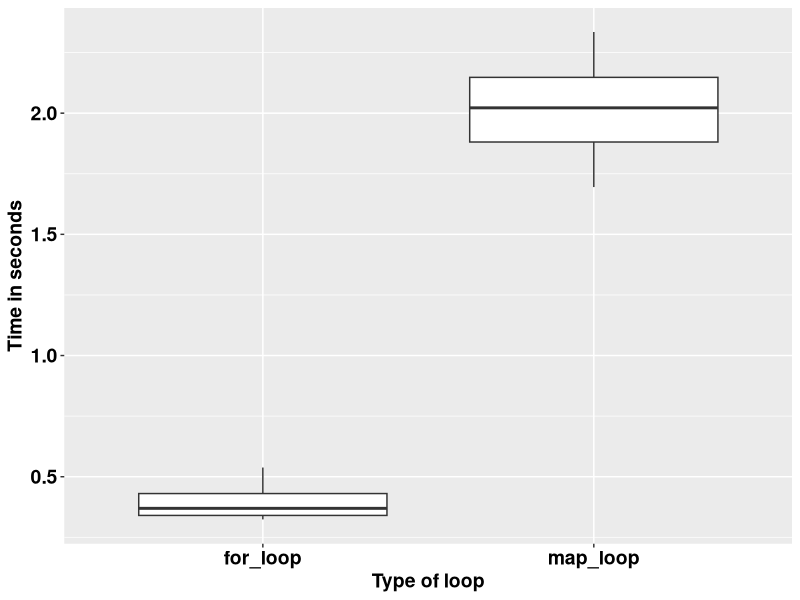

Recreate this plot in R.
## ---- chunk 1
knitr::opts_chunk$set(echo = TRUE)
## ---- chunk 2
square <- function(a) a**2
square(3)
## ---- chunk 3
square <- function(b){
  b**2
}
square(3)
## ---- chunk 4
square <- function(c){
  product <- c**2
  return(product)
}
square(3)
## ---- chunk 5
square <- function(d){
  product <- d**2
  print(product)
}
square(5)
## ---- chunk 6
square <- function(e){
  product <- e**2
  (product)
}
square(9)
## ---- chunk 7
square <- function(f){
  product <- f**2
  show(product)
}
square(9)
## ---- chunk 8
square_root <- function(b){
  product <- b^0.5
  return(product/2)
}
square_root(9)
## ---- chunk 9
square_root
## ---- chunk 10
square(-10:10)
## ---- chunk 11
square_root(c(-26, 1:15, 158))
## ---- chunk 12
m <- list(12, 18, 345)
square_root(m[[3]])
## ---- chunk 13
rescale <- function(x){
  m <- mean(x)
  s <- sd(x)
  (x - m) / s
}
rescale(c(52, 58, 46, 99))
## ---- chunk 14
rescale <- function(x, only_translate){
  m <- mean(x)
  translated <- x - m
  if (only_translate) return(translated)
  s <- sd(x)
  translated / s
}

rescale(x = 1:4, only_translate = TRUE)
## ---- chunk 15
rescale <- function(x, only_translate){
  m <- mean(x)
  translated <- x - m
  if (only_translate) return(translated)
  s <- sd(x)
  translated / s
}

rescale(x = 1:4, only_translate = FALSE)
## ---- chunk 16
rescale( only_translate = TRUE, x = 1:4)
## ---- chunk 17
rescale(x = 1:4, TRUE)
rescale(TRUE, x = 1:4)
rescale(1:4, only_translate = T)
rescale(only_translate = T, 1:4)
## ---- chunk 18
rescale(1:4, o = T)
rescale(o = T, 1:4)
## ---- chunk 19
rescale <- function(x, only_translate = FALSE){
  m <- mean(x)
  translated <- x - m
  if(only_translate) return(translated)
  s <- sd(x)
  translated / s
}
## ---- chunk 20
rescale(1:4) # This runs with only_translate being taken as FALSE by default.
## ---- chunk 21
rescale <- function(x, ...){
  m <- mean(x, ...)
  s <- sd(x, ...)
  (x - m) / s
}

rescale(1:4)
## ---- chunk 22
x <- c(NA, 1:3)
rescale(x)
## ---- chunk 23
x <- c(NA, 1:3)
rescale(x, na.rm = TRUE)
## ---- chunk 24
some_function <- function(x) x
other_function <- function(x, ...) x
# some_function(1:4, foo = "bar") # This does not run because there was no allowance.
other_function(1:4, foo = "bar")

## ---- chunk 25
f <- function(...) list(...)
g <- function(x, y, ...) f(...)
g(x = 1, y = 2, z = 3, w = 4)
## ---- chunk 26
compare_rasters <- function(x) {
  if (sum(x > 0.5, na.rm = TRUE) > 7) {
    return(1)
  } else {
    return(0)
  }
  
}
## ---- chunk 27
library(tidyverse)
volumes <- rnorm(1000000)

for_loop <- vector()

for (k in 1:20) {
  for_loop[k] <- system.time(for (i in 1:length(volumes)) {
    2.3 * volumes[i] ^ 9
  })
}

map_loop <- vector()
for (j in 1:20) {
  map_loop[j] <- system.time(map_vec(volumes, \(x) 2.3 * x ^ 9))
}
## ---- chunk 28
data.frame(for_loop = for_loop, map_loop = map_loop) %>% 
  gather(key = "key", value = "value") %>% 
  ggplot(aes(key, value)) +
  geom_boxplot() +
  labs(x = "Type of loop",
       y = "Time in seconds") +
  theme(text = element_text(size = 14, face = "bold", colour = "black")) +
  theme(axis.text = element_text(size = 14, face = "bold", colour = "black"))
